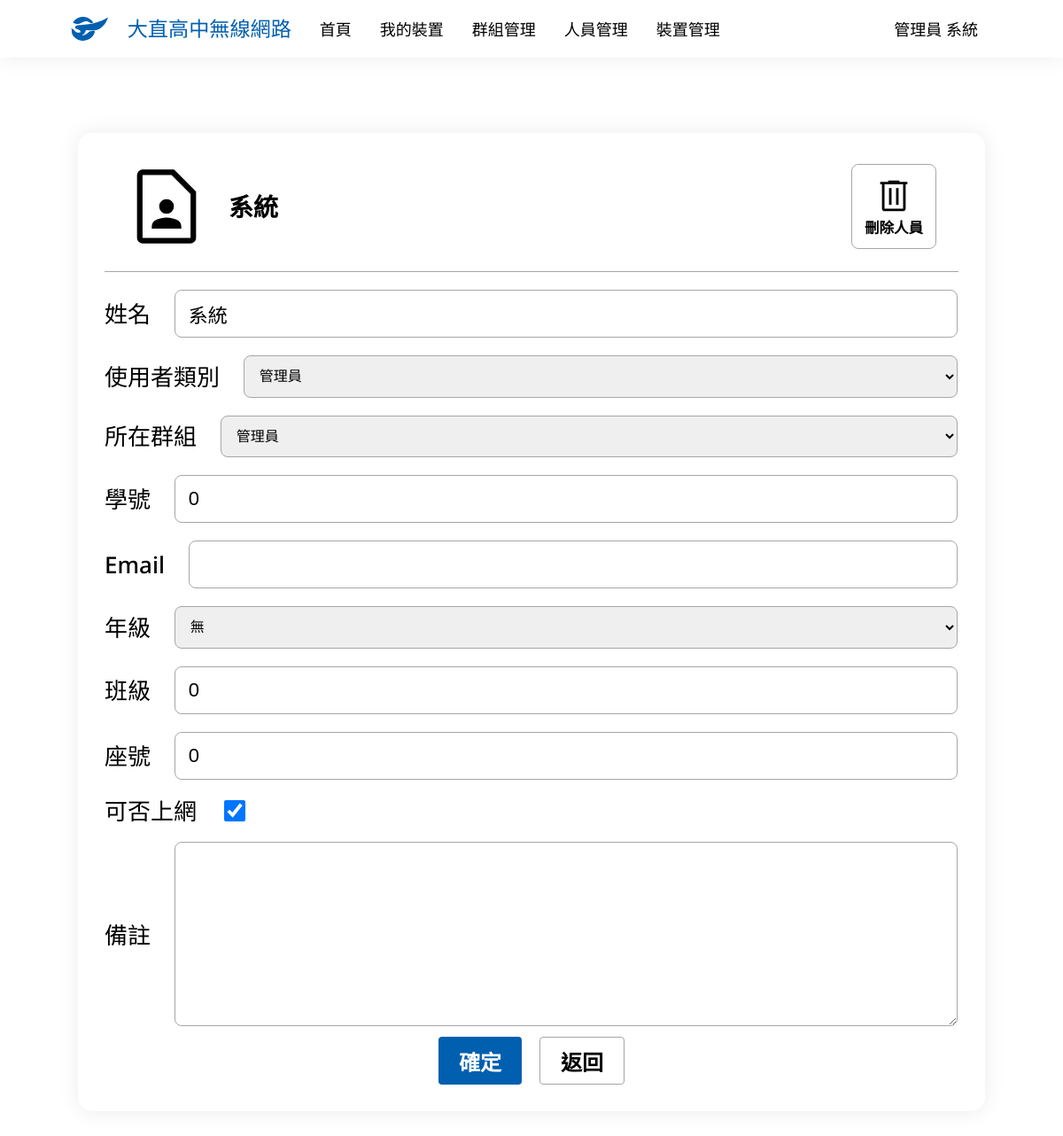
/user/edit/1/ (signed in), run on an earlier commit of the app's database.
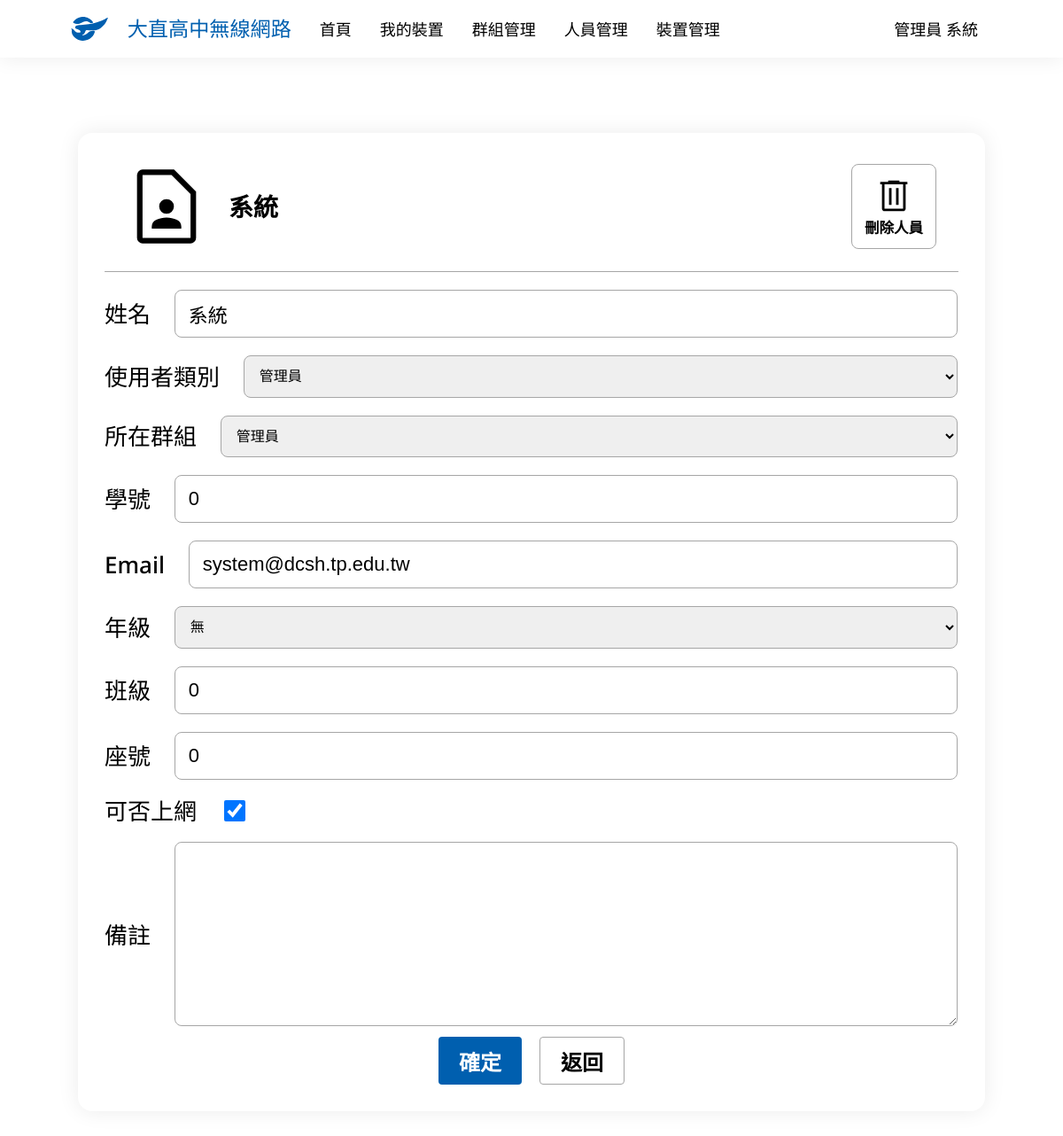
And on a later commit of the database.
### main/models.py (models this page shows)
class UserInfo(models.Model):
    UserData = models.OneToOneField(User, verbose_name='身分', on_delete=models.CASCADE)
    USERTYPES = [
        (0, '管理員'),
        (1, '老師'),
        (2, '學生')
    ]
    UserType = models.IntegerField('使用者類別', choices=USERTYPES)
    Name = models.CharField('姓名', max_length=75)
    StuId = models.IntegerField('學號', default=0)
    Email = models.EmailField('Email', blank=True, null=True)
    GRADES = [
        (0, '無'),
        (7, '七年級'),
        (8, '八年級'),
        (9, '九年級'),
        (1, '高一'),
        (2, '高二'),
        (3, '高三')
    ]
    Grade = models.IntegerField('年級', choices=GRADES, default=0)
    Class = models.IntegerField('班級', default=0)
    SeatNumber = models.IntegerField('座號', default=0)
    Internet = models.BooleanField('可否上網', default=True)
    Note = models.TextField('備註', blank=True, null=True)
    def __str__(self):
        if self.UserType == 0:
            return f'管理員 {self.Name}'
        elif self.UserType == 1:
            return f'教師 {self.Name}'
        else:
            return f'{self.Grade}{self.Class:02d}{self.SeatNumber:02d} {self.Name}'

### main/views.py (the view, shortened to what this page needs)
# urls.py: path('user/edit/<int:userid>/', UserEdit.as_view(), name='user_edit'),
class UserEdit(PermissionRequiredMixin, LoginRequiredMixin, UpdateView):
    model = UserInfo
    form_class = UserInfoForm
    permission_required = ['main.can_assess', 'main.admin']
    def get_context_data(self, **kwargs):
        context = super().get_context_data(**kwargs)
        if self.request.user.is_authenticated:
            context['now_user'] = UserInfo.objects.get(UserData=self.request.user)
            context['now_edit_user'] = self.get_object().UserData
        else:
            context['now_user'] = ''
            context['now_edit_user'] = ''
        return context
    def get_initial(self):
        initial = super().get_initial()
        initial['user_group'] = Group.objects.get(UserData=self.get_object()).id
        return initial
    pk_url_kwarg = 'userid'
    context_object_name = 'now_edit_member'
    template_name = 'user_edit.html'

### main/form.py
class UserInfoForm(forms.ModelForm):
    def get_choices():
        choices=[]
        for i in Group.objects.all():
            choices.append((i.id, i.Name))
        return choices
    user_group = forms.ChoiceField(widget=forms.Select, choices=get_choices(), label='所在群組')
    class Meta:
        model = UserInfo
        fields = ['Name', 'UserType', 'user_group', 'StuId', 'Email', 'Grade', 'Class', 'SeatNumber', 'Internet', 'Note']

### templates/user_edit.html (shortened to what this page needs)
{% extends 'base.html' %}
{% block body %}
<div class="container">
    <div class="title">
        <div class="icon icon-contact_page"></div>
        <p>{{ now_edit_member.Name }}</p>
        <a href="{% url 'user_delete' now_edit_user.id %}">
            <button class="sqr-button button-ani r20px">
                <div class="icon icon-delete"></div>
                <p>刪除人員</p>
            </button>
        </a>
    </div>
    <div class="hr"></div>
    <form action="" method="post" class="form">
        {% for field in form %}
            <div class="field">
                <p>{{ field.label }}</p>
                <div>
                    {{ field }}
                </div>
            </div>
        {% endfor %}
        <div class="function">
            <input class="primary-button large-button button-ani" type="submit" value="確定">
            <input class="primary-button large-button white-button button-ani" type="button" value="返回" onclick="javascript:window.history.back();">
        </div>
    </form>
</div>
{% endblock body %}

### templates/base.html (shortened to what this page needs)
{% load static %}
<!DOCTYPE html>
<html lang="zh-Hant-TW">
<head>
    <link rel="stylesheet" href="{% static 'css/style.css' %}">
</head>
<body>
    <nav>
        <ul class="navbar">
            <a href="{% url 'homepage' %}">
                <li>
                    <div class="logo">
                        <div></div>
                        <p>大直高中無線網路</p>
                    </div>
                </li>
            </a>
            <a href="{% url 'homepage' %}" class="nav-ani">
                <li>
                    <p id="homepage-button">首頁</p>
                </li>
            </a>
            {% if user.is_authenticated %}
                <a href="{% url 'device_managing' %}" class="nav-ani">
                    <li>
                        <p>我的裝置</p>
                    </li>
                </a>
                {% if perms.main.admin %}
                    <a href="{% url 'group_managing' %}" class="nav-ani">
                        <li>
                            <p>群組管理</p>
                        </li>
                    </a>
                    <a href="{% url 'user_managing' %}" class="nav-ani">
                        <li>
                            <p>人員管理</p>
                        </li>
                    </a>
                    <a href="{% url 'manage' %}" class="nav-ani">
                        <li>
                            <p>裝置管理</p>
                        </li>
                    </a>
                {% endif %}
                <li class="dropdown">
                    <a class="nav-ani">{{ now_user }}</a>
                </li>
            {% endif %}
        </ul>
    </nav>
    <div class="content">
        <div class="main">
            {% block body %}{% endblock body %}
        </div>
    </div>
</body>
</html>

What changed in the data, as far as the page shows it:
changed UserInfo "系統": Email (not shown) → "system@dcsh.tp.edu.tw"
